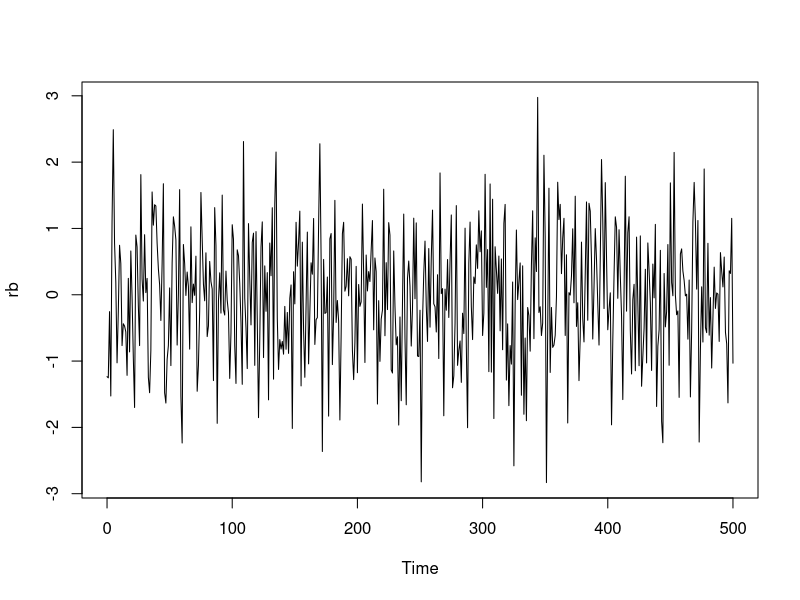
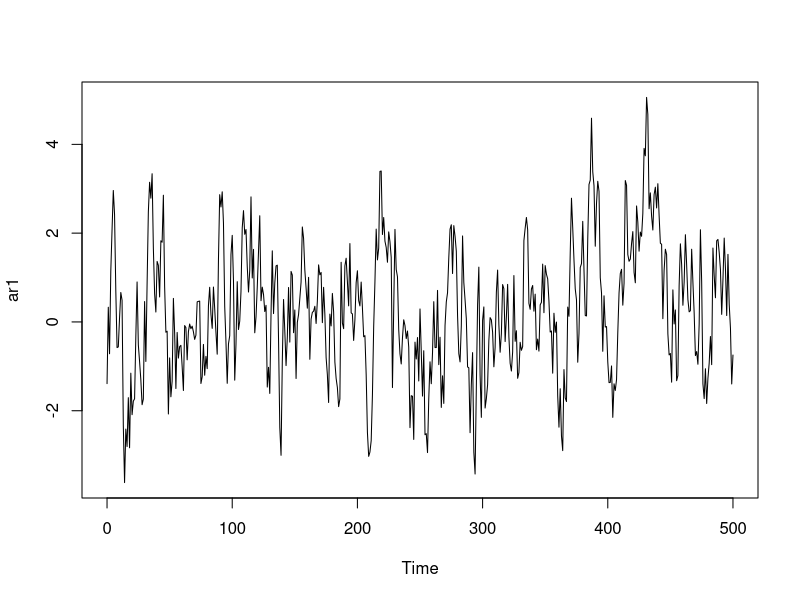
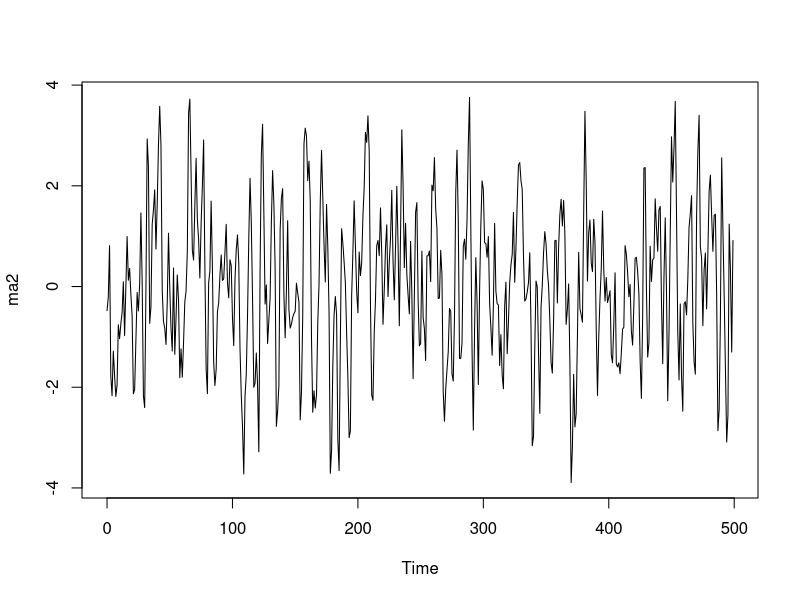
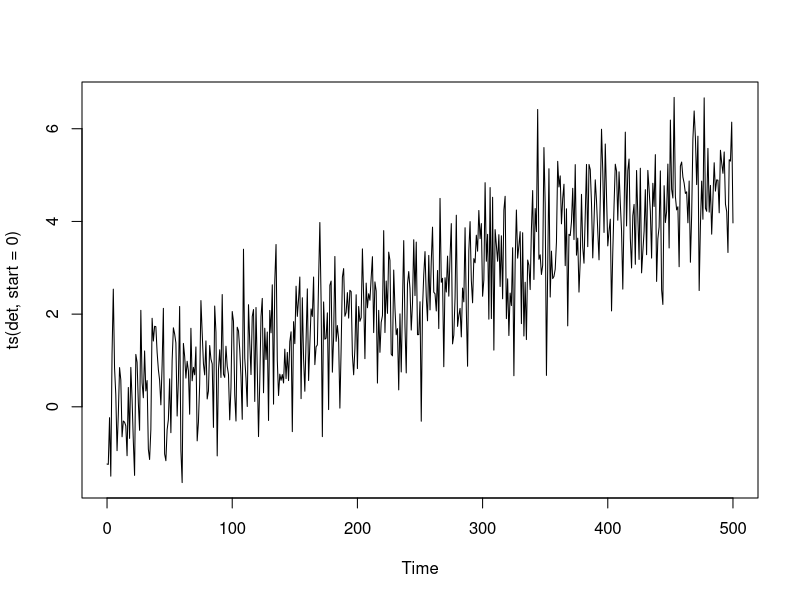
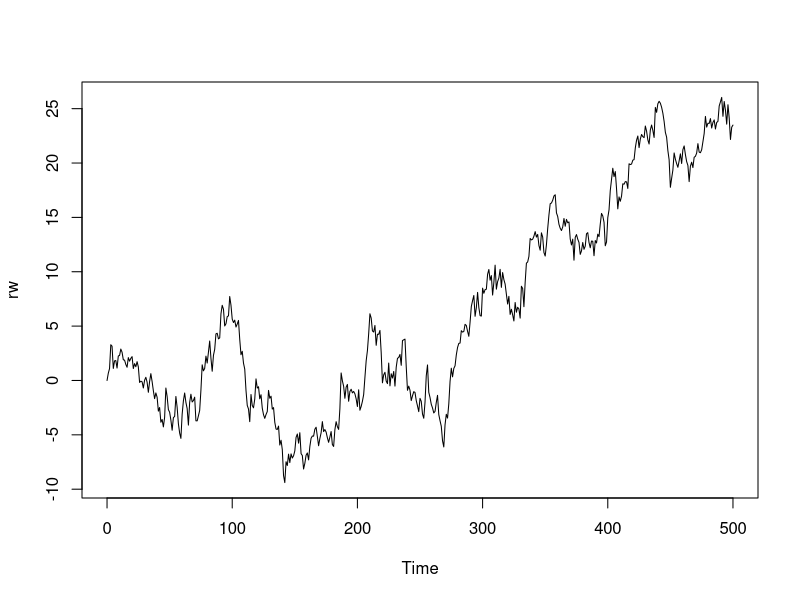

Reproduce these figures in R, in order.
#Função para simular um processo da forma
#Y_t = alpha + rho*y_{t-1} + epsilon_t
#onde epsilon_t ~ N(0, sigma^2) iid
#Se |rho| < 1, processo é inicializado como y_0 ~ N(alpha/(1-rho), sigma^2/(1-rho^2))
#do contrário, processo inicia em alpha.
ar.sim <- function(Nperiods, rho, alpha = 0, sigma = 1)
{
  if(abs(rho)<1)
    y = rnorm(1, alpha/(1-rho), sd = sigma/sqrt(1-rho^2)) else y = alpha
    
    epsilon = rnorm(Nperiods, mean = 0, sd = sigma)
    
    for(j in 1:Nperiods)
      y = c(y, alpha + rho*y[j] + epsilon[j])
    
    return(y)
}

#Função para simular um MA(q) Gaussiano. O comprimento do vetor q determina a ordem do MA
ma.sim <- function(Nperiods, psi = c(), alpha = 0, sigma = 1)
{
  noise = rnorm(Nperiods+length(psi), sd = sigma)
  
  vec_lg = sapply(0:length(psi), function(x){
    noise[(length(psi)-x+1):(length(noise)-x)]
  })
  
  mov = as.numeric(vec_lg%*%c(1,psi))
}

#Fixa semente do simulador - para replicar resultados
set.seed(13579)

#Simulando ruído branco
rb = ts(ar.sim(500, rho = 0), start=0)
plot(rb)

#Simulando AR1
ar1 = ts(ar.sim(500, rho = 0.7), start=0)
plot(ar1)

#Simulando MA2
#Vamos usar a função arima.sim, do pacote stats (carregando, por padrão, no R)
ma2 = ts(ma.sim( 500, psi = c(1,0.5) ),start = 0)
plot(ma2)

#Processo determinístico
det = 0.01*0:500 + rb
plot(ts(det,start=0))

#Passeio aleatorio
rw = ts(ar.sim(500, rho=1), start = 0)
plot(rw)

